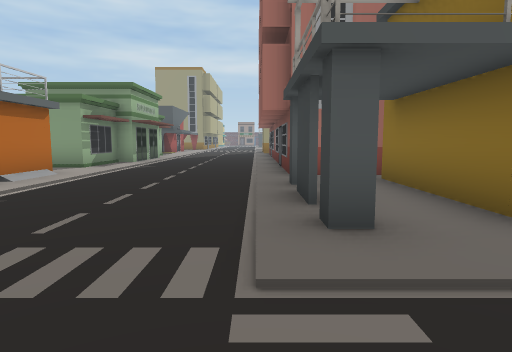
View 1 (above)

24 first-person views from a walk through a Unity game level. The camera is 1.5 m above the floor, tilts 6° down and sees 75° across. The floor is counted in squares, 2 m on a side. Each view is taken from the middle of a square. On the plan, view 1 faces up. The plan holds only what a view shows up to about 11 squares ahead; the rest is blank. The place goes on beyond the plan. The player is left out. Some surface patterns are stand-ins.

View 2
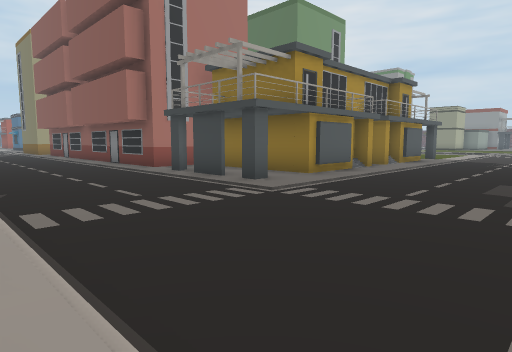

View 3
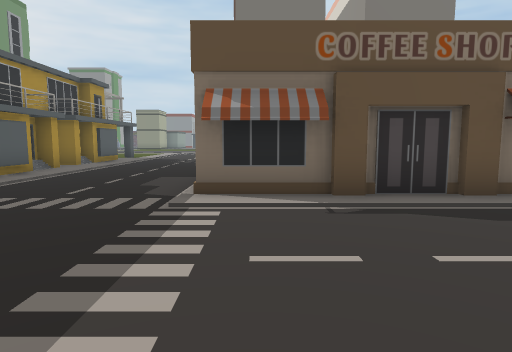

View 4
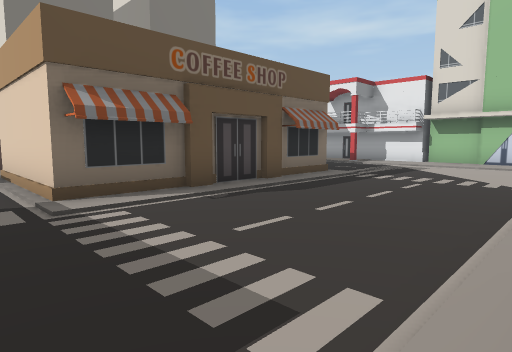

View 5
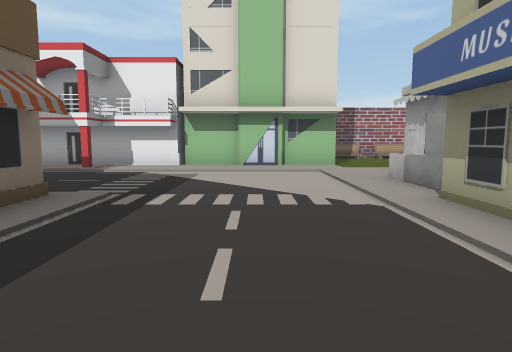

View 6
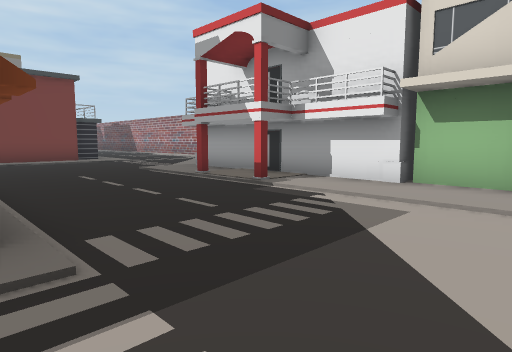

View 7
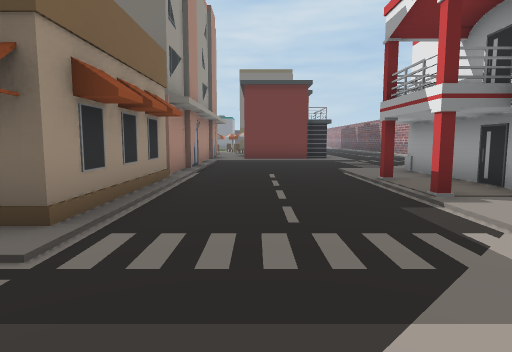

View 8
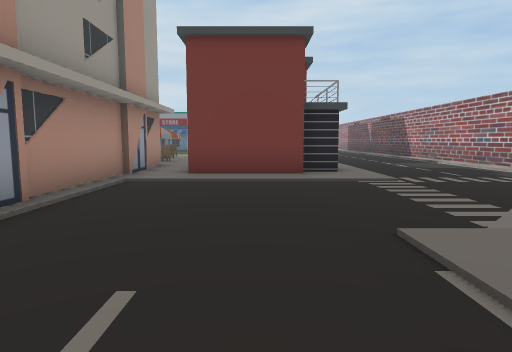

View 9
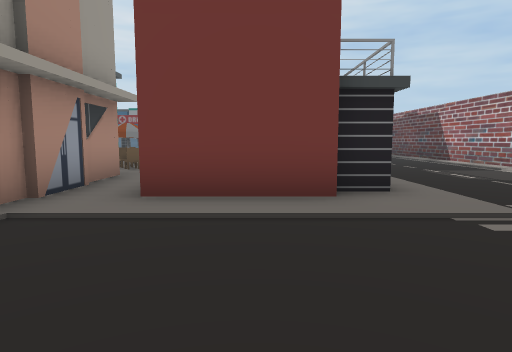

View 10
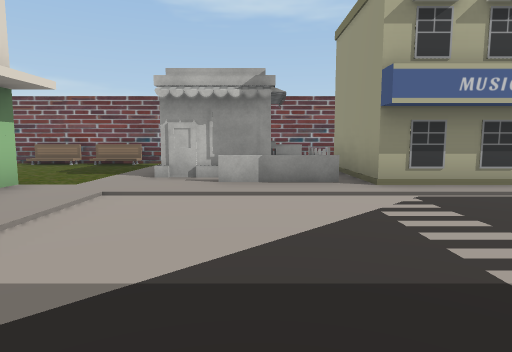

View 11
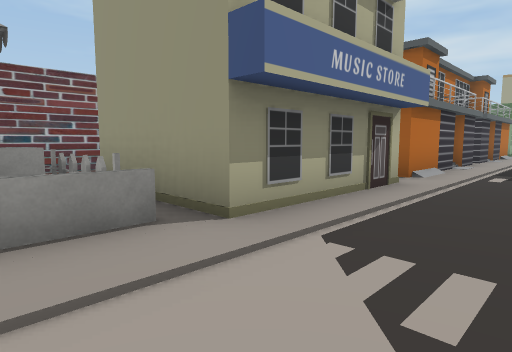

View 12
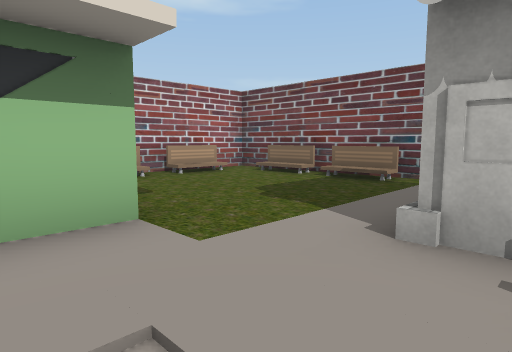

View 13
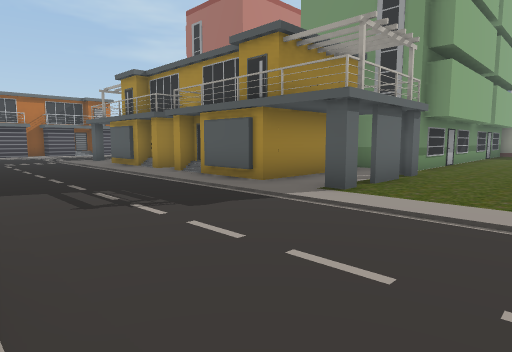

View 14
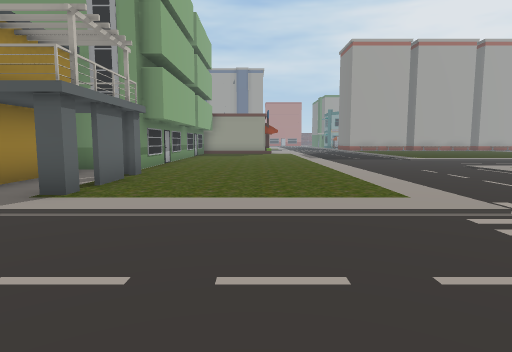

View 15
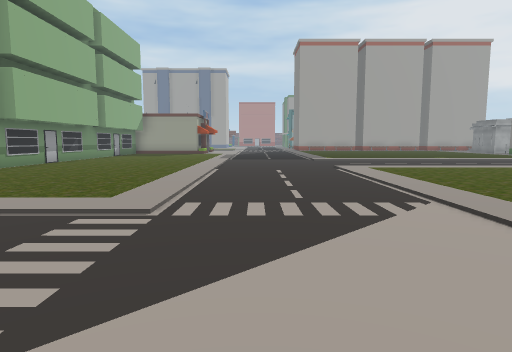

View 16
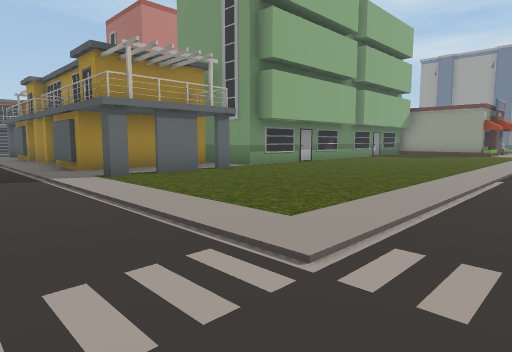

View 17
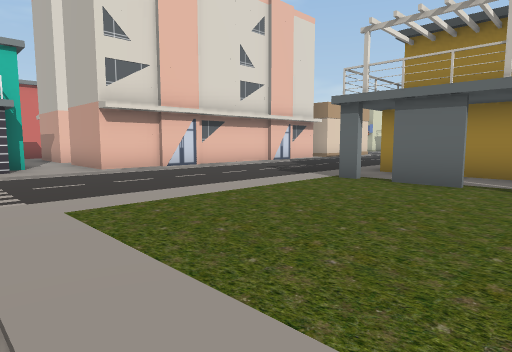

View 18
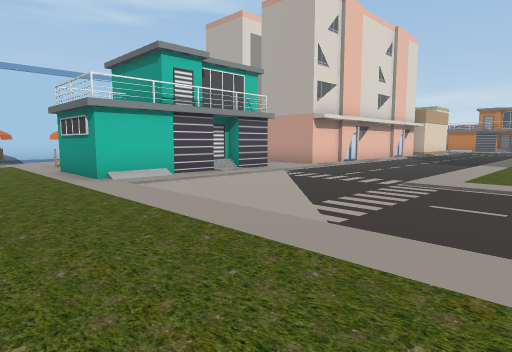

View 19
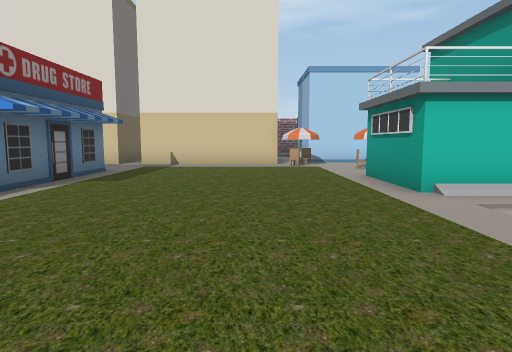

View 20
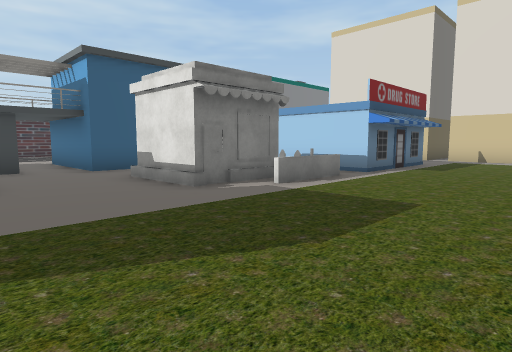

View 21
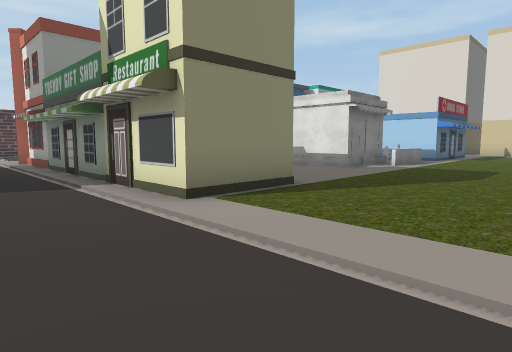

View 22
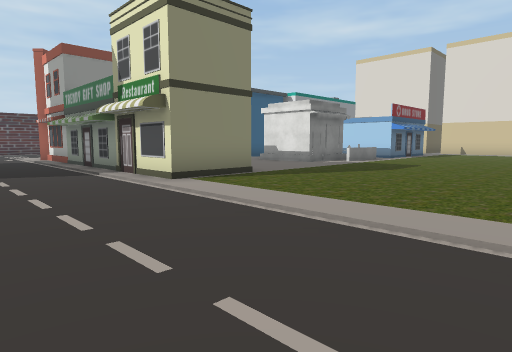

View 23
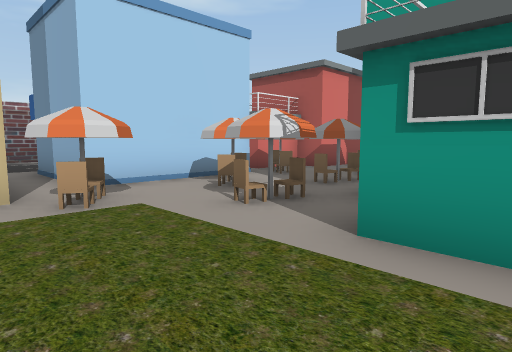

View 24
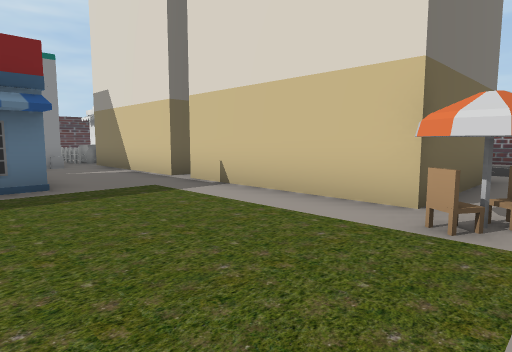

### Floor plan
Key: @ floor where view 1 was taken; # wall or solid block; . main floor; : floor 0.25 m higher than the main floor; + floor 0.5 m higher than the main floor; / step, stairs or slope; = window, fence, low wall or low ledge; ^ raised ledge; B building; C chair; E bench; O other object.
Columns run from 10 left of view 1 to 34 right of it. Each row starts with its distance up from view 1.
 11    BBBB....B         B.....    .....
 10      B.....B         B......   ...........
  9     BB.....B         B.......................
  8      ......B         B...................../.
  7      #.....BBB    BBBB...............BBBOOO##
  6      #.......#     #.................B
  5       .......#     #..................
  4        ....#.#     #.#.....................#
  3      #.......###.###.........................
  2       ....................................###
  1      #................................## .#
  0      #....@..........................=#
 -1      #...............................=#^
 -2      #.........     ..................
 -3      #.....####BBB BBBBBB.#+###......OOO
 -4       .....#   B        B.### #......O
 -5      O.....#            ..    #......O
 -6      O.....#   BBB      B.   ........O
 -7 #    O.....#   B        B.CCC.C...........#
 -8 #  OOO.....####BBBBBBBBBBCCCCCCCC...........
 -9 #  ^#=.....................C.CCCCBBBB.BBBBB^
-10    ###................###.#CBBBB.B    B
-11     #.................# ###    B.B
-12    .........#.#.......#        B.B
-13 #............::......../       ..
-14 #E....BBBB#######.........     ..
-15 #.....    B        .........   ...
-16 #E....              .........    .
-17 #....                ........    .
-18 ##EEEE                 ######    #

Positions as (right, up) in squares from view 1, and headings:
1: (0, 0), facing up
2: (-4, -2), facing up-right
3: (-4, -3), facing right
4: (-4, -1), facing down-right
5: (-2, -4), facing down
6: (-2, -8), facing down-right
7: (-2, -10), facing right
8: (4, -11), facing right
9: (7, -11), facing right
10: (1, -10), facing left
11: (-2, -10), facing up-left
12: (-3, -11), facing down-left
13: (14, -2), facing up-left
14: (14, -2), facing up
15: (18, -2), facing up
16: (18, 0), facing up-left
17: (17, 6), facing down-left
18: (23, 4), facing down-left
19: (23, 2), facing down
20: (23, 5), facing down-right
21: (23, 10), facing down-right
22: (21, 11), facing down-right
23: (23, -4), facing down-left
24: (21, -5), facing down-right
